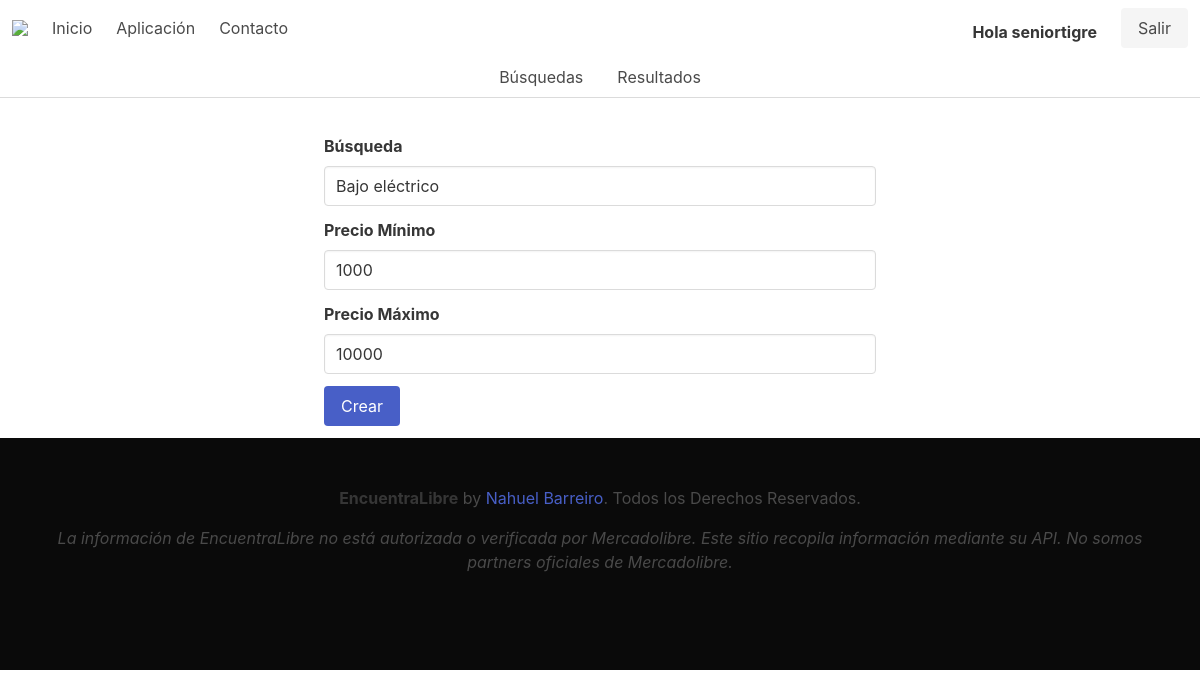
/aplicacion/busqueda/editar_busqueda/8 (signed in), run on the app's committed database.
### usuario/models.py (models this page shows, shortened)
class Usuario(AbstractBaseUser):
    username= models.CharField('Nombre de Usuario', unique=True, max_length=100)
    email=models.EmailField('Correo electrónico', unique=True, max_length=254)
    nombres=models.CharField('Nombres', max_length=200, blank=True, null=True)
    apellidos=models.CharField('Apellidos', max_length=200, blank=True, null=True)
    usuario_activo=models.BooleanField(default=True)
    usuario_administrador=models.BooleanField(default=False)
    objects=UsuarioManager()
    USERNAME_FIELD='username'
    REQUIRED_FIELDS=['email','nombres','apellidos']

### apiforms/models.py (models this page shows, shortened)
class Busqueda(models.Model):
    busqueda=models.CharField(max_length=30)
    precio_min=models.IntegerField(verbose_name="Precio mínimo")
    precio_max=models.IntegerField(verbose_name="Precio máximo")
    usuario= models.ForeignKey(Usuario, on_delete=models.CASCADE)

### apiforms/views.py (the view)
# urls.py: path('busqueda/editar_busqueda/<int:pk>', login_required(EditarBusqueda.as_view()), name = 'editar_busqueda'),
class EditarBusqueda(UpdateView):
    model = Busqueda
    template_name = 'crear_busqueda.html'
    form_class= BusquedaForm
    success_url= reverse_lazy('Busquedas')

### apiforms/forms.py
class BusquedaForm(forms.ModelForm):
    class Meta:
        model = Busqueda
        fields = ['busqueda', 'precio_min', 'precio_max']

### apiforms/templates/crear_busqueda.html (shortened to what this page needs)
{% extends 'base.html' %}
{% block body %}
 <div class="container">
     <div class="column is-three-fifths is-offset-one-fifth">
    <form method="POST">
    <div class="field">
        <label class="label">Búsqueda</label>
        <div class="control">
        {% with url_name=request.resolver_match.url_name %}
        <input class="input" type="text" name="busqueda" value="{% if url_name == 'editar_busqueda' %}{{ busqueda.busqueda }}{% endif %}">
        </div>
    </div>
    <div class="field">
        <label class="label">Precio Mínimo</label>
        <div class="control">
        <input class="input" type="number" name="precio_min" value="{% if url_name == 'editar_busqueda' %}{{ busqueda.precio_min }}{% endif %}">
        </div>
    </div>
    <div class="field">
        <label class="label">Precio Máximo</label>
        <div class="control">
        <input class="input" type="number" name="precio_max" value="{% if url_name == 'editar_busqueda' %}{{ busqueda.precio_max }}{% endif %}">
        </div>
        {% endwith %}
    </div>
        <button type="submit" class="button is-link">Crear</button>
    </form>
</div>
</div>
{% endblock body %}

### apiforms/templates/base.html (shortened to what this page needs)
<!DOCTYPE html>
<html lang="es">
<head>
    <link rel="stylesheet" href="https://cdn.jsdelivr.net/npm/bulma@0.9.0/css/bulma.min.css">
</head>
<body>
  <nav class="navbar" role="navigation" aria-label="main navigation">
    <div class="navbar-brand">
      <a class="navbar-item" href="{% url 'inicio' %}">
        <img src="https://i.ibb.co/6vRvy2S/index.png"/>
      </a>
    </div>
  <div id="navbarBasicExample" class="navbar-menu">
    <div class="navbar-start">
      <a class="navbar-item" href="{% url 'inicio' %}">
        Inicio
      </a>
      <a class="navbar-item" href="{% url 'Busquedas' %}">
        Aplicación
      </a>
        <a class="navbar-item" href="{% url 'contacto' %}">
          Contacto
        </a>
      </div>
    </div>
    <div class="navbar-end">
      <div class="navbar-item">
        <div class="buttons">
          {% if request.user.is_authenticated %}
            <strong class="mx-5">Hola {{ request.user.username }}</strong>
            <a class="button is-light" href="{% url 'logout' %}">
              Salir
            </a>
          {% endif %}
        </div>
      </div>
    </div>
</nav>
    <div class="tabs is-centered is-boxed">
        <ul>
        {% with url_name=request.resolver_match.url_name %}
          <li class="{% if url_name == 'Busquedas' %}is-active{% endif %}"><a href="{% url 'Busquedas' %}">Búsquedas</a></li>
          <li class="{% if url_name == 'resultados' %}is-active{% endif %}"><a href="{% url 'resultados' %}">Resultados</a></li>
        {% endwith %}
        </ul>
      </div>
      <div id="wrap">
        <div id="main">
    {% block body %}
    {% endblock body %}
  </div>
</div>
    <div id="footer">
      <footer class="footer has-background-black">
        <div class="content has-text-centered">
          <p>
            <strong>EncuentraLibre</strong> by <a href="mailto:nahuelbarreiro@gmail.com">Nahuel Barreiro</a>. Todos los Derechos Reservados.
            </p>
            <p style="font-style: oblique;">
             La información de EncuentraLibre no está autorizada o verificada por Mercadolibre. Este sitio recopila información mediante su API. No somos partners oficiales de Mercadolibre.
          </p>
        </div>
      </footer>
    </div>
</body>
</html>

### data on the page
Usuario: user.username "seniortigre"
Busqueda: busqueda "Bajo eléctrico", precio_min "1000", precio_max "10000"
